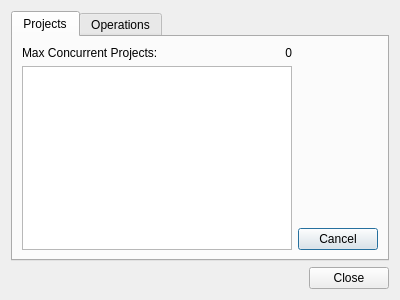
<?xml version="1.0" encoding="UTF-8"?>
<ui version="4.0">
 <class>ProjectMenu</class>
 <widget class="QDialog" name="ProjectMenu">
  <property name="geometry">
   <rect>
    <x>0</x>
    <y>0</y>
    <width>400</width>
    <height>300</height>
   </rect>
  </property>
  <property name="windowTitle">
   <string>Dialog</string>
  </property>
  <layout class="QVBoxLayout" name="verticalLayout">
   <item>
    <widget class="QTabWidget" name="tabWidget">
     <property name="currentIndex">
      <number>0</number>
     </property>
     <widget class="QWidget" name="tab">
      <attribute name="title">
       <string>Projects</string>
      </attribute>
      <layout class="QHBoxLayout" name="horizontalLayout_2">
       <item>
        <layout class="QVBoxLayout" name="verticalLayout_3">
         <item>
          <layout class="QHBoxLayout" name="horizontalLayout">
           <item>
            <widget class="QLabel" name="LabelMaxProjects">
             <property name="text">
              <string>Max Concurrent Projects:</string>
             </property>
            </widget>
           </item>
           <item>
            <widget class="QLabel" name="LabelMaxProjectCount">
             <property name="text">
              <string>0</string>
             </property>
             <property name="alignment">
              <set>Qt::AlignRight|Qt::AlignTrailing|Qt::AlignVCenter</set>
             </property>
            </widget>
           </item>
          </layout>
         </item>
         <item>
          <widget class="QListWidget" name="ListProjects"/>
         </item>
        </layout>
       </item>
       <item>
        <layout class="QVBoxLayout" name="verticalLayout_2">
         <item>
          <spacer name="verticalSpacer">
           <property name="orientation">
            <enum>Qt::Vertical</enum>
           </property>
           <property name="sizeHint" stdset="0">
            <size>
             <width>20</width>
             <height>40</height>
            </size>
           </property>
          </spacer>
         </item>
         <item>
          <widget class="QPushButton" name="CancelProjectButton">
           <property name="text">
            <string>Cancel</string>
           </property>
          </widget>
         </item>
        </layout>
       </item>
      </layout>
     </widget>
     <widget class="QWidget" name="tab_2">
      <attribute name="title">
       <string>Operations</string>
      </attribute>
      <layout class="QHBoxLayout" name="horizontalLayout_3">
       <item>
        <widget class="QListWidget" name="ListOperations"/>
       </item>
       <item>
        <layout class="QVBoxLayout" name="verticalLayout_4">
         <item>
          <spacer name="verticalSpacer_2">
           <property name="orientation">
            <enum>Qt::Vertical</enum>
           </property>
           <property name="sizeHint" stdset="0">
            <size>
             <width>20</width>
             <height>40</height>
            </size>
           </property>
          </spacer>
         </item>
         <item>
          <widget class="QPushButton" name="ButtonCancelOperation">
           <property name="text">
            <string>Cancel</string>
           </property>
          </widget>
         </item>
        </layout>
       </item>
      </layout>
     </widget>
    </widget>
   </item>
   <item>
    <widget class="QDialogButtonBox" name="buttonBox">
     <property name="orientation">
      <enum>Qt::Horizontal</enum>
     </property>
     <property name="standardButtons">
      <set>QDialogButtonBox::Close</set>
     </property>
    </widget>
   </item>
  </layout>
 </widget>
 <resources/>
 <connections>
  <connection>
   <sender>buttonBox</sender>
   <signal>accepted()</signal>
   <receiver>ProjectMenu</receiver>
   <slot>accept()</slot>
   <hints>
    <hint type="sourcelabel">
     <x>248</x>
     <y>254</y>
    </hint>
    <hint type="destinationlabel">
     <x>157</x>
     <y>274</y>
    </hint>
   </hints>
  </connection>
  <connection>
   <sender>buttonBox</sender>
   <signal>rejected()</signal>
   <receiver>ProjectMenu</receiver>
   <slot>reject()</slot>
   <hints>
    <hint type="sourcelabel">
     <x>316</x>
     <y>260</y>
    </hint>
    <hint type="destinationlabel">
     <x>286</x>
     <y>274</y>
    </hint>
   </hints>
  </connection>
 </connections>
</ui>
